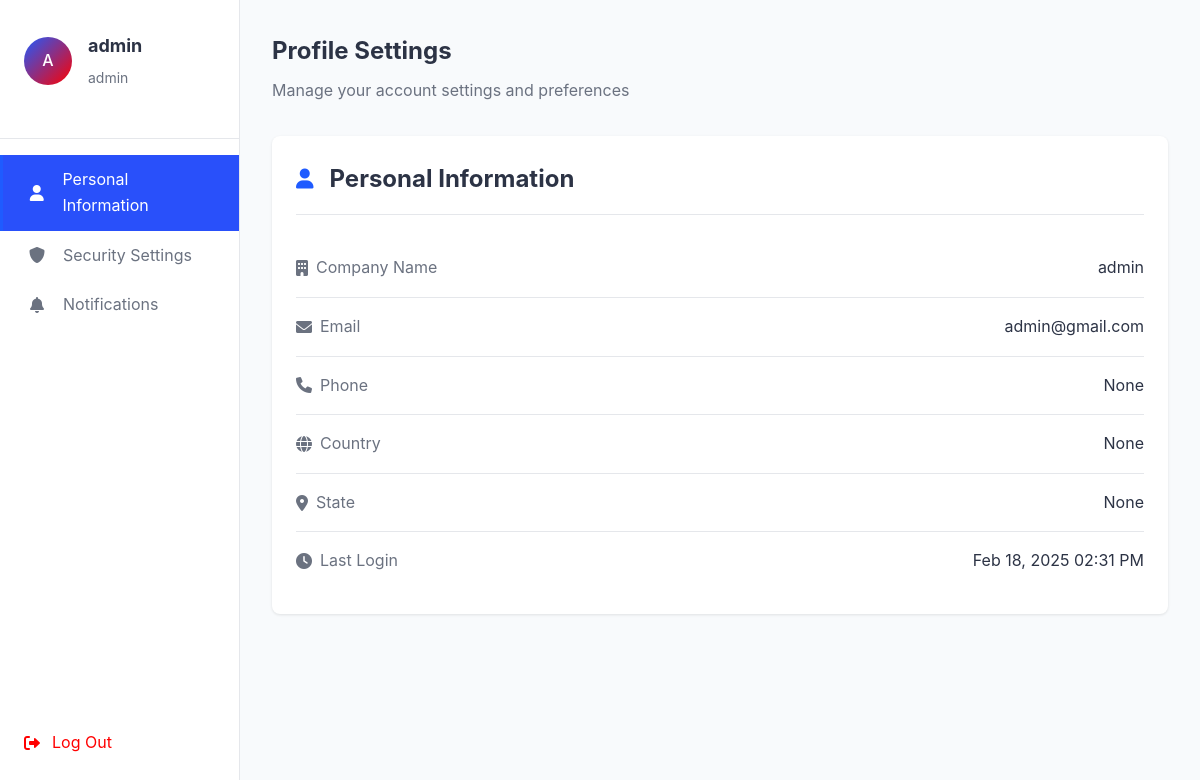
The app's page /profile (signed in), older data.
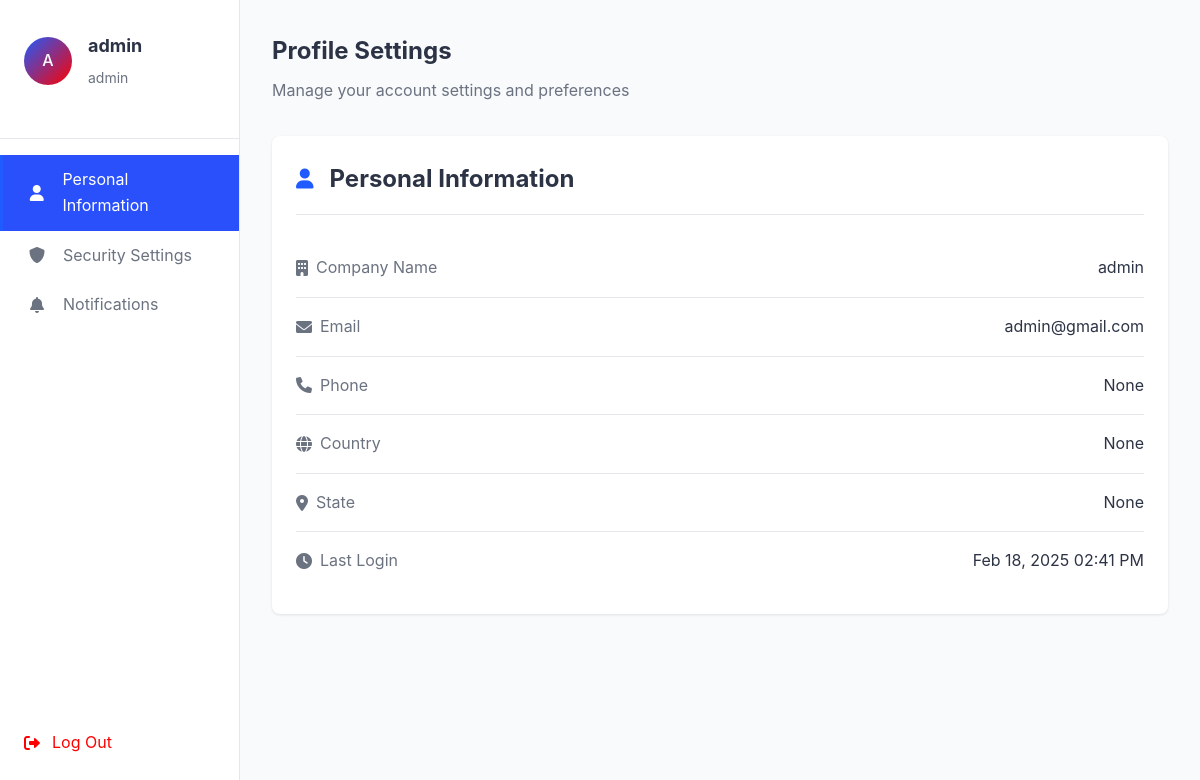
The same page, newer data.
### app.py (models this page shows, shortened)
class User(db.Model, UserMixin):
    __tablename__ = "user"
    id = db.Column(db.Integer, primary_key=True)
    username = db.Column(db.String(100))
    email = db.Column(db.String(100))
    password_hash = db.Column(db.String(200))
    phone = db.Column(db.String(20))
    country = db.Column(db.String(100))
    state = db.Column(db.String(100))
    role = db.Column(db.String(100), default="user")
    last_login = db.Column(db.DateTime, default=datetime.utcnow)

### app.py (the view)
@app.route('/profile')
@login_required
def profile():
    flash("Viewing your profile information.", "info")
    return render_template("profile.html", user=current_user)

### app.py (called while the page is built)
@login_manager.user_loader
def load_user(user_id):
    return db.session.get(User, int(user_id))

### templates/profile.html (shortened to what this page needs)
<!DOCTYPE html>
<html lang="en">
<head>
    <link rel="stylesheet" href="https://cdnjs.cloudflare.com/ajax/libs/font-awesome/6.0.0/css/all.min.css">
</head>
<body>
    <div class="sidebar">
        <div class="sidebar-header">
            <div class="avatar-container">
                <div class="avatar">{{ user.username[0] | upper }}</div>
                <div class="user-details">
                    <h1>{{ user.username }}</h1>
                    <span class="user-role">{{ user.role }}</span>
                </div>
            </div>
        </div>
        <ul class="nav-menu">
            <li class="nav-item active" data-section="personal-info">
                <i class="fas fa-user"></i>
                <span>Personal Information</span>
            </li>
            <li class="nav-item" data-section="security">
                <i class="fas fa-shield-alt"></i>
                <span>Security Settings</span>
            </li>
            <li class="nav-item" data-section="notifications">
                <i class="fas fa-bell"></i>
                <span>Notifications</span>
            </li>
        </ul>
        <a href="{{ url_for('logout') }}" class="logout-btn">
            <i class="fas fa-sign-out-alt"></i>
            <span>Log Out</span>
        </a>
    </div>
    <div class="main-content">
        <div class="content-header">
            <h2>Profile Settings</h2>
            <p>Manage your account settings and preferences</p>
        </div>
        <div class="section-content active" id="personal-info">
            <div class="profile-section">
                <div class="section-header">
                    <i class="fas fa-user"></i>
                    <h2>Personal Information</h2>
                </div>
                <ul class="profile-list">
                    <li>
                        <span><i class="fas fa-building"></i> Company Name</span>
                        <span>{{ user.username }}</span>
                    </li>
                    <li>
                        <span><i class="fas fa-envelope"></i> Email</span>
                        <span>{{ user.email }}</span>
                    </li>
                    <li>
                        <span><i class="fas fa-phone"></i> Phone</span>
                        <span>{{ user.phone }}</span>
                    </li>
                    <li>
                        <span><i class="fas fa-globe"></i> Country</span>
                        <span>{{ user.country }}</span>
                    </li>
                    <li>
                        <span><i class="fas fa-map-marker-alt"></i> State</span>
                        <span>{{ user.state }}</span>
                    </li>
                    <li>
                        <span><i class="fas fa-clock"></i> Last Login</span>
                        <span>{{ user.last_login.strftime('%b %d, %Y %I:%M %p') }}</span>
                    </li>
                </ul>
            </div>
        </div>
    </div>
</body>
</html>

Row changes from the older to the newer data that the page shows:
changed User "admin": last_login "Feb 18, 2025 02:31 PM" → "Feb 18, 2025 02:41 PM"
